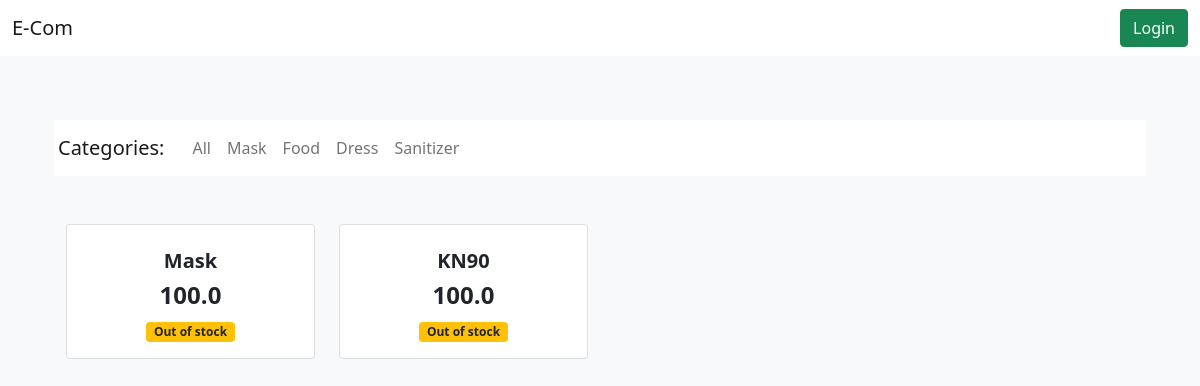
The app's page /, older data.
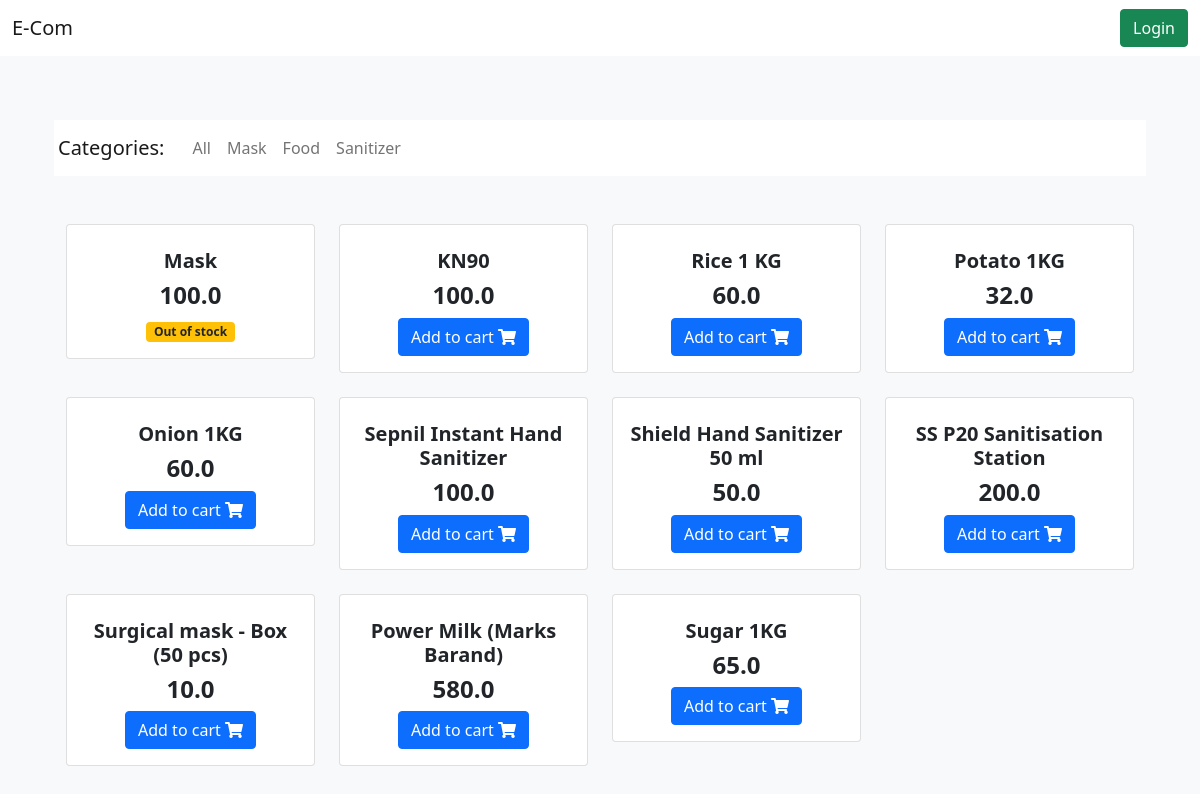
The same page, newer data.
### store/models.py (models this page shows, shortened)
class Category(models.Model):
    name = models.CharField(max_length=20)

class Item(models.Model):
    title = models.CharField(max_length=100)
    price = models.FloatField()
    current_stock = models.IntegerField()
    category = models.ForeignKey(Category, on_delete=models.CASCADE)
    slug = models.SlugField()
    def get_add_to_cart_url(self):
        return reverse("core:add-to-cart", kwargs={
            'slug': self.slug
        })

### store/views.py (the view)
# urls.py: path('', HomeView.as_view(), name='home'),
class HomeView(ListView):
    model = Item
    template_name = "home.html"
    def get_context_data(self, **kwargs):
        context = super().get_context_data(**kwargs)
        category = self.request.GET.get("category")
        context['categories'] = Category.objects.all()
        if category:
            context['items'] = Item.objects.filter(category__name=category)
        else:
            context['items'] = Item.objects.all()
        return context

### templates/home.html (shortened to what this page needs)
{% extends "base.html" %}
{% block content %}
    <main>
        <div class="container">
            <nav class="navbar navbar-expand-lg navbar-light bg-white mt-5 mb-5">
                <span class="navbar-brand p-1">Categories:</span>
                <div class="collapse navbar-collapse" id="basicExampleNav">
                    <ul class="navbar-nav mr-auto">
                        <li class="nav-item">
                            <a class="nav-link" href="/">All</a>
                        </li>
                        {% for category in categories %}
                            <li class="nav-item">
                                <a class="nav-link" href="/?category={{ category.name }}">{{ category.name }}</a>
                            </li>
                        {% endfor %}
                    </ul>
                </div>
            </nav>
            <div class="text-center mb-4 container">
                <div class="row">
                    {% for item in items %}
                        <div class="col-lg-3 col-md-6 mb-4">
                            <div class="card">
                                <div class="card-body text-center">
                                    <h5>
                                        <strong>
                                            {{ item.title }}
                                        </strong>
                                    </h5>
                                    <h4 class="font-weight-bold blue-text">
                                        <strong> {{ item.price }} </strong>
                                    </h4>
                                    {% if item.current_stock > 1 %}
                                        <a href="{{ item.get_add_to_cart_url }}" class="btn btn-primary btn-md my-0 p">
                                            Add to cart
                                            <i class="fas fa-shopping-cart ml-1"></i>
                                        </a>
                                    {% else %}
                                        <span class="badge bg-warning text-dark">Out of stock</span>
                                    {% endif %}
                                </div>
                            </div>
                        </div>
                    {% endfor %}
                </div>
            </div>
        </div>
    </main>
{% endblock content %}

### templates/base.html (shortened to what this page needs)
{% load static %}
<!DOCTYPE html>
<html lang="en">
<head>
    <link rel="stylesheet" href="https://use.fontawesome.com/releases/v5.8.1/css/all.css">
    <link href="https://cdn.jsdelivr.net/npm/bootstrap@5.0.1/dist/css/bootstrap.min.css" rel="stylesheet"
>
</head>
{% include "navbar.html" %}
<body class="bg-light">
<div class="container mt-5">
    <div class="mt-5 pt-4">
    </div>
    {% block content %}
    {% endblock content %}
</div>
</body>
</html>

### templates/navbar.html (shortened to what this page needs)
{% load cart_template_tags %}
<nav class="navbar navbar-expand-lg fixed-top navbar-light bg-white">
    <div class="container-fluid">
        <a class="navbar-brand" href="/">E-Com</a>
        <div class="collapse navbar-collapse" id="navbarSupportedContent">
            <div class="d-flex">
                {% if request.user.is_authenticated %}
                    <a href="{% url 'core:order-summary' %}" class="nav-link waves-effect">
                        <span class="badge bg-danger">{{ request.user|cart_item_count }}</span>
                        <i class="fas fa-shopping-cart"></i>
                        <span class="clearfix d-none d-sm-inline-block"> Cart </span>
                    </a>
                    <a class="nav-link waves-effect btn btn-warning" href="{% url 'account_logout' %}">
                        <span class="clearfix d-none d-sm-inline-block"> Logout </span>
                    </a>
                {% else %}
                    <a class="btn btn-success" href="{% url 'account_login' %}" role="button">Login</a>
                {% endif %}
            </div>
        </div>
    </div>
</nav>

### templates/base.html (style rules this page uses)
html, body, header, .carousel { height: 60vh; }

Row changes from the older to the newer data that the page shows:
removed Category: name "Dress"
changed Item "KN90": current_stock "Out of stock" → "Add to cart"
added Item: title "Rice 1 KG", price "60.0"
added Item: title "Potato 1KG", price "32.0"
added Item: title "Onion 1KG", price "60.0"
added Item: title "Sepnil Instant Hand Sanitizer", price "100.0"
added Item: title "Shield Hand Sanitizer 50 ml", price "50.0"
added Item: title "SS P20 Sanitisation Station", price "200.0"
added Item: title "Surgical mask - Box (50 pcs)", price "10.0"
added Item: title "Power Milk (Marks Barand)", price "580.0"
added Item: title "Sugar 1KG", price "65.0"
